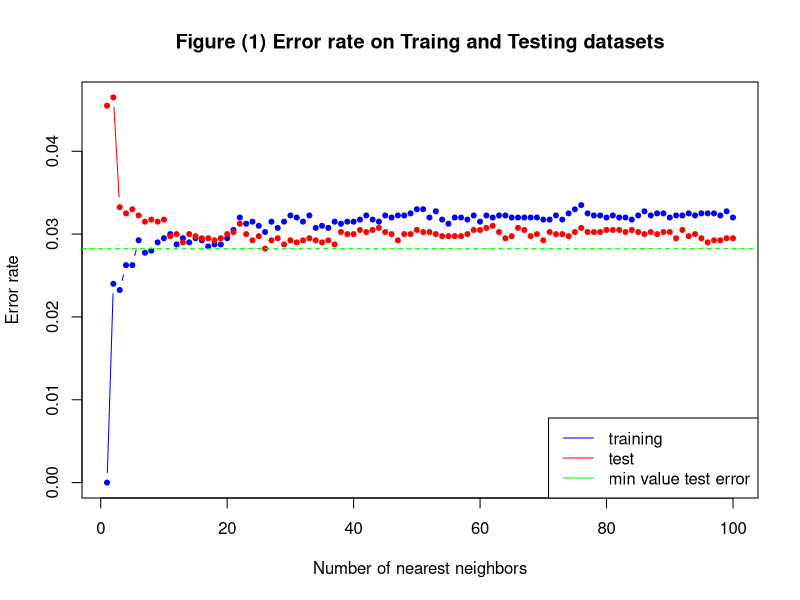
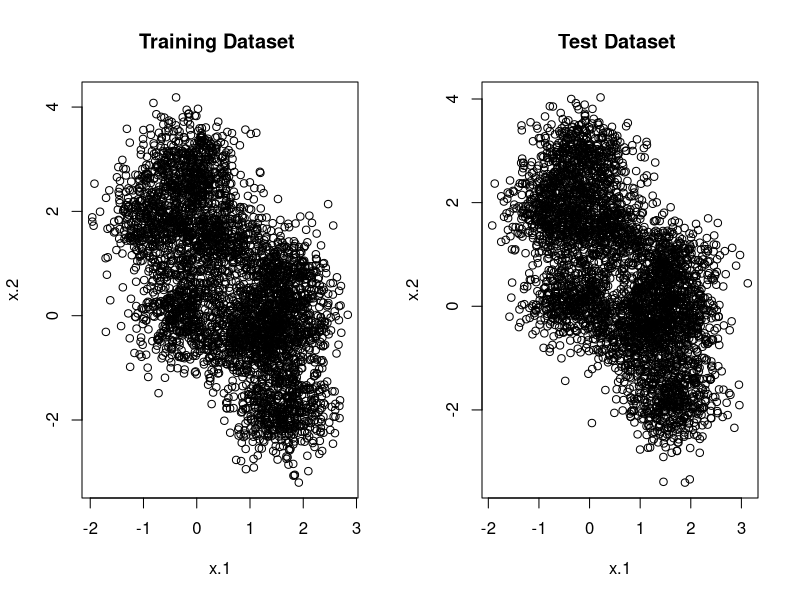
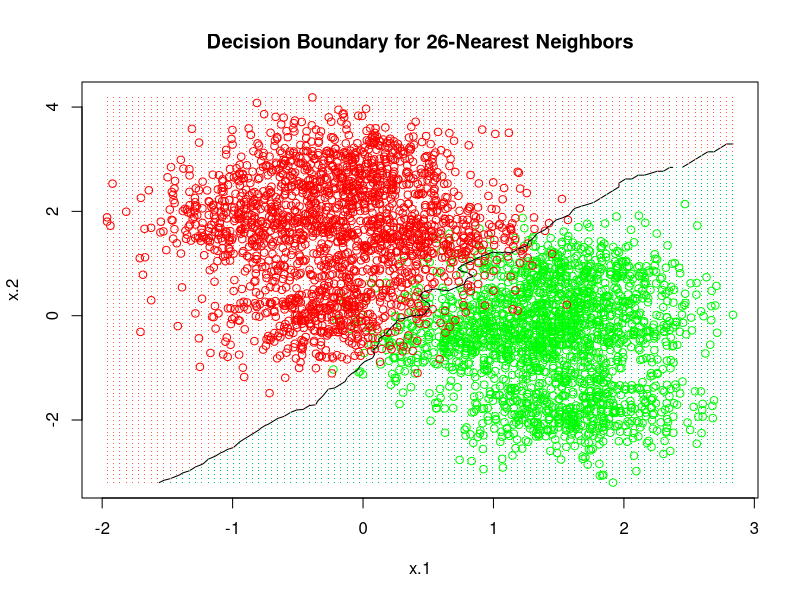

The R script that drew these images, in order:
#Jose Jaime Goicoechea
# K-Nearest Neighbors (K-NN)

#Libraries needed to run knn
library(class)

#Reading csv file into trainingData variable
training_set <- read.csv("1-training_data(1).csv")
y_train = training_set[['y']]
x_train <- cbind(training_set[['x.1']],training_set[['x.2']])

#reading csv file for test data
test_set <- read.csv("1-test_data(1).csv")
y_test = test_set[['y']]
x_test <- cbind(test_set[['x.1']],test_set[['x.2']])

#setting up vectors to hold errors for each k
train_error_vector <- c(1:100)*0
test_error_vector <- c(1:100)*0

#This function will calculate missclassifcation error from
#predicted class label from knn and actual class label
missclasification_error = function(label, predictedLabel){
  #Add all errors and divided by # of errors
  mean(label != predictedLabel)
}

#################################################
#(a) Fit KNN with K = 1,2,...,100.
#################################################
for(k_index in 1:100){
  set.seed(1)
  #using training data to train knn model
  y_pred_train = knn(train = x_train,
               test = x_train,
               cl = y_train,
               k = k_index, 
               )
  #calculate the training error for this k neigheres neighbors
  train_error_vector[k_index] = missclasification_error(y_train ,y_pred_train)

  set.seed(1)
  #using test data on model
  y_pred_test = knn(train = x_train,
                    test = x_test,
                    cl = y_train,
                    k = k_index,
                    )
  #calculate the training error for this k neigheres neighbors
  test_error_vector[k_index] = missclasification_error(y_test ,y_pred_test)
}

#################################################
#(b) Plot training and test error rates against K.
#################################################
kNeighbors <- c(seq(1, 100, by = 1))

plot(kNeighbors, train_error_vector, xlab = "Number of nearest neighbors", ylab = "Error rate", 
     main = "Figure (1) Error rate on Traing and Testing datasets", type = "b", ylim = range(c(train_error_vector, test_error_vector)), col = "blue", pch = 20)
lines(kNeighbors, test_error_vector, type="b", col="red", pch = 20)
abline(h = min(test_error_vector), col = "green", lty = 2)
legend("bottomright", lty = 1, col = c("blue", "red", "green"), legend = c("training", "test", "min value test error"))

#plotting the training set and testing set to see differences in datasets
par(mfrow=c(1,2))
plot(training_set[["x.1"]], training_set[["x.2"]], xlab = "x.1", ylab = "x.2", main = "Training Dataset ")
plot(test_set[["x.1"]], test_set[["x.2"]], xlab = "x.1", ylab = "x.2", main = "Test Dataset ")
par(mfrow = c(1, 1))

#################################################
#(c) What is the optimal value of K? -> optimal_K = 26
#################################################
#getting errors and knn index in a vector
min_error_vector <- data.frame(kNeighbors, train_error_vector, test_error_vector)
#getting the row with lowest test error
optimal_K_errors <- min_error_vector[test_error_vector == min(min_error_vector$test_error_vector), ]
optimal_K_errors
#storing optimal k from vector
optimal_K_number <- optimal_K_errors[["kNeighbors"]]

#################################################
#(d) Make a plot of the training data that also shows the decision boundary for the optimal K
#################################################
grid_length <- 100
grid_x1 <- seq(f = min(x_train[, 1]), t = max(x_train[, 1]), l = grid_length)
grid_x2 <- seq(f = min(x_train[, 2]), t = max(x_train[, 2]), l = grid_length)
grid <- expand.grid(grid_x1, grid_x2)

set.seed(1)
optimal_knn_model <- knn(x_train, grid, y_train, k = optimal_K_number, prob = T)
prob <- attr(optimal_knn_model, "prob")
prob <- ifelse(optimal_knn_model == "yes", prob, 1 - prob)
prob <- matrix(prob, grid_length, grid_length)

#Make a plot of the training data that also shows the decision boundary for the optimal K ####
plot(x_train, col = ifelse(y_train == "yes", "green", "red"), xlab = "x.1", ylab = "x.2", main = "Decision Boundary for 26-Nearest Neighbors" )
contour(grid_x1, grid_x2, prob, levels = 0.5, labels = "", xlab = "", ylab = "", 
        main = "", add = TRUE)
points(grid, pch = '.', col = ifelse(optimal_knn_model == "yes", 'springgreen3', 'tomato'))


